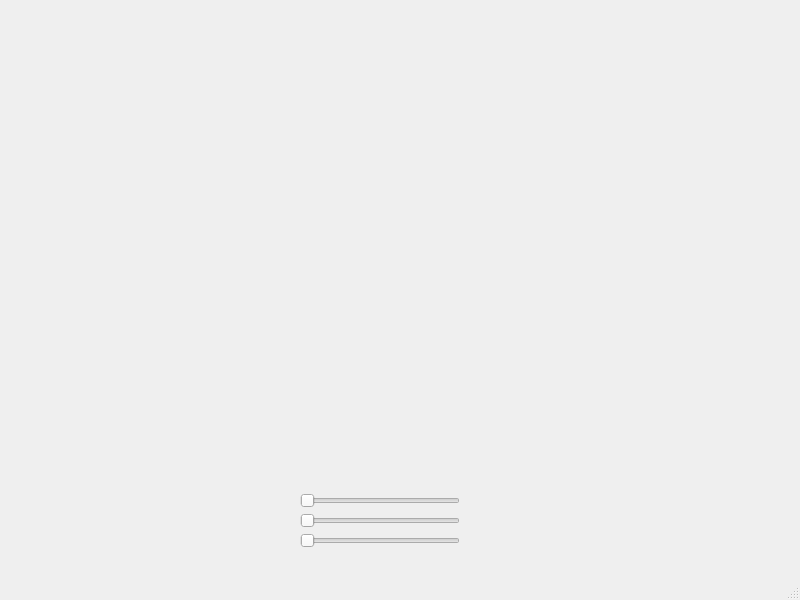
<?xml version="1.0" encoding="UTF-8"?>
<ui version="4.0">
 <class>MainWindow</class>
 <widget class="QMainWindow" name="MainWindow">
  <property name="geometry">
   <rect>
    <x>0</x>
    <y>0</y>
    <width>800</width>
    <height>600</height>
   </rect>
  </property>
  <property name="windowTitle">
   <string>MainWindow</string>
  </property>
  <widget class="QWidget" name="centralwidget">
   <widget class="QLabel" name="label">
    <property name="enabled">
     <bool>true</bool>
    </property>
    <property name="geometry">
     <rect>
      <x>0</x>
      <y>400</y>
      <width>800</width>
      <height>150</height>
     </rect>
    </property>
    <property name="frameShape">
     <enum>QFrame::NoFrame</enum>
    </property>
    <property name="text">
     <string/>
    </property>
   </widget>
   <widget class="QSlider" name="xSlider">
    <property name="geometry">
     <rect>
      <x>300</x>
      <y>490</y>
      <width>160</width>
      <height>22</height>
     </rect>
    </property>
    <property name="maximum">
     <number>360</number>
    </property>
    <property name="orientation">
     <enum>Qt::Horizontal</enum>
    </property>
   </widget>
   <widget class="QSlider" name="ySlider">
    <property name="geometry">
     <rect>
      <x>300</x>
      <y>510</y>
      <width>160</width>
      <height>22</height>
     </rect>
    </property>
    <property name="maximum">
     <number>360</number>
    </property>
    <property name="orientation">
     <enum>Qt::Horizontal</enum>
    </property>
   </widget>
   <widget class="QSlider" name="zSlider">
    <property name="geometry">
     <rect>
      <x>300</x>
      <y>530</y>
      <width>160</width>
      <height>22</height>
     </rect>
    </property>
    <property name="minimum">
     <number>0</number>
    </property>
    <property name="maximum">
     <number>360</number>
    </property>
    <property name="singleStep">
     <number>1</number>
    </property>
    <property name="orientation">
     <enum>Qt::Horizontal</enum>
    </property>
   </widget>
  </widget>
  <widget class="QMenuBar" name="menubar">
   <property name="geometry">
    <rect>
     <x>0</x>
     <y>0</y>
     <width>800</width>
     <height>21</height>
    </rect>
   </property>
  </widget>
  <widget class="QStatusBar" name="statusbar"/>
 </widget>
 <resources/>
 <connections/>
</ui>
